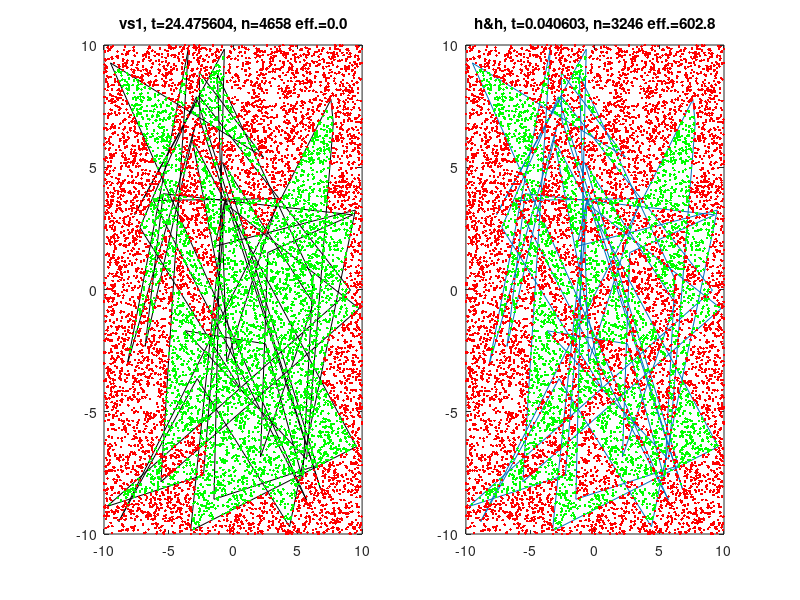

Write MATLAB code to recreate this figure.
% Early version...
function test_polygons_only_old()
clear
close

%fixed sample polygon
P=[
     0     8     8    -2    -2     8     8     2     2     3     3     7     7     0
     0     0    -1    -1    -2    -2    -6    -6     2     2    -5    -5    -3    -3
];
P = P+[-4;4];

P=20*rand(2,50)-10;  %random polygon
%P=sort(P,2); 
%P=sort(P,1);

subplot(1,2,1)
fill(P(1,:), P(2,:), 'w');

%----------------------------------
hold on
A=20*rand(2,10000)-10;
A(:,end+1)=[-4 ; 4]; %add a special point for a special polygon :-)

tic
M=test_inclusion(P,A);
t1=toc;
n1=nnz(M);


% tic
% M=test_inclusion2(P,A);
% t1b=toc;
% n1b=nnz(M);
% str=sprintf('vs2, t=%f, n=%d',t1b,n1b); title(str)



% PV=fliplr(P);
% tic
% M=test_inclusion(PV,A);
% t2=toc
% subplot(1,3,2)
% plot(A(1,M),A(2,M),'g.'); 
% plot(A(1,~M),A(2,~M),'r.'); 

subplot(1,2,2)

x = A(1,:)'; y = A(2,:)';
xv= P(1,:)'; yv= P(2,:)';
xv=[xv; xv(1)]; yv=[yv; yv(1)];  %close polygon
tic
in = inpolygon(x,y,xv,yv);
t3=toc;
n3=nnz(in);


subplot(1,2,1)
plot(A(1,M),A(2,M),'g.'); 
plot(A(1,~M),A(2,~M),'r.'); 
str=sprintf('vs1, t=%f, n=%d eff.=%2.1f',t1,n1,t3/t1); title(str)

subplot(1,2,2)
plot(xv,yv,x(in),y(in),'.g',x(~in),y(~in),'.r')
str=sprintf('h&h, t=%f, n=%d eff.=%2.1f',t3,n3,t1/t3); title(str)

end

%-----------------------------------------------------------
function M=test_inclusion(P,A)
% P - polygon vertices
% A - list of points to test
% M - vector of logicals with true for inclusion
% To speed up in case of many points we could perhaps remove
% all testing points that exceed limits of vertices
% 
inc=find(~(A(1,:)>max(P(1,:)) | A(1,:)<min(P(1,:)) | A(2,:)>max(P(2,:)) | A(2,:)<min(P(2,:))) );
M=false(1,size(P,2));
P=[P P(:,1)]; %add a last point to ensure it is closed
for n=inc  %test all points that are worth
    IC=0;
    Q=P-repmat(A(:,n),1,size(P,2)); %translate top origin
    for m=1:size(P,2)-1
        Y1=Q(2,m);
        %Y2=Q(2,mod(m,size(Q,2))+1);
        Y2=Q(2,m+1);
        DY=Y1-Y2;
        if ( sign(Y1)==sign(Y2) )
            continue
        end
        X1=Q(1,m);
        X2=Q(1,mod(m,size(Q,2))+1);
        DX=X1-X2;
        t=Y1/DY;
        if t>=0 && t <=1 && t*DX<X1  % must be <X1 and not <=X1 to include over the line 
            Ip=sign(DY);
             %if t==0 || t==1 %this rarely occurs (so can skip to speed up?)
             %    Ip=Ip*0.5;
             %end
            IC=IC+Ip;
        end
    end
    
    if IC ~= 0 
        M(n)=true;
    end
end
end


% =========================================
function M=test_inclusion2(P,A)
% P - polygon vertices
% A - list of points to test
% M - vector of logicals with true for inclusion
% 
% To speed up in case of many points we could perhaps remove
% all testing points that exceed limits of vertices

inc=find( ~(A(1,:)>max(P(1,:)) | A(1,:)<min(P(1,:)) | A(2,:)>max(P(2,:)) | A(2,:)<min(P(2,:))) );
M=false(1,size(P,2));
P1=[P P(:,1)];  %add a last point (should check if needed)

for n=inc  %test all points that are worth   
    Q=P1-repmat(A(:,n),1,size(P1,2)); %translate top origin
    %DD=diff(Q,1,2); %does not waht you want, use next
    DD=Q(:,1:end-1)-Q(:,2:end);
    DY=DD(2,:);
    DX=DD(1,:);
    t=Q(2,1:end-1)./DY;   %care the Inf (?)
    IList=(t>=0 & t <=1 & t.*DX< Q(1,1:end-1)); %list of segments that intersect NRA
    VList=zeros(size(IList));
    VList(IList)=sign(DY(IList));  
    VList(t==0|t==1)= VList(t==0 | t==1)*0.5;  %still need this
    if sum(VList) ~= 0 
        M(n)=true;
    end
end
end